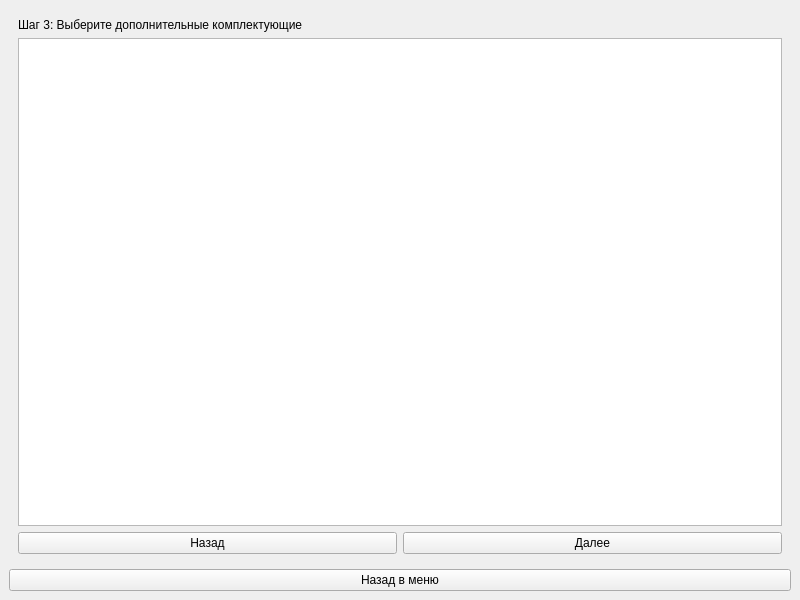
<?xml version="1.0" encoding="UTF-8"?>
<ui version="4.0">
 <class>OrderWindow</class>
 <widget class="QMainWindow" name="OrderWindow">
  <property name="geometry">
   <rect>
    <x>0</x>
    <y>0</y>
    <width>800</width>
    <height>600</height>
   </rect>
  </property>
  <property name="windowTitle">
   <string>Заказ окна</string>
  </property>
  <widget class="QWidget" name="centralwidget">
   <layout class="QVBoxLayout" name="mainLayout">
    <item>
     <widget class="QStackedWidget" name="stackedWidget">
      <property name="currentIndex">
       <number>2</number>
      </property>
      <widget class="QWidget" name="pageMaterial">
       <layout class="QVBoxLayout" name="materialLayout">
        <item>
         <widget class="QLabel" name="labelStep1">
          <property name="text">
           <string>Шаг 1: Выберите материал и производителя</string>
          </property>
         </widget>
        </item>
        <item>
         <widget class="QLabel" name="labelMaterial">
          <property name="text">
           <string>Материал:</string>
          </property>
         </widget>
        </item>
        <item>
         <widget class="QComboBox" name="comboMaterial"/>
        </item>
        <item>
         <widget class="QLabel" name="labelManufacturer">
          <property name="text">
           <string>Производитель:</string>
          </property>
         </widget>
        </item>
        <item>
         <widget class="QComboBox" name="comboManufacturer"/>
        </item>
        <item>
         <widget class="QLabel" name="labelSashes">
          <property name="text">
           <string>Количество створок:</string>
          </property>
         </widget>
        </item>
        <item>
         <widget class="QSpinBox" name="spinSashes">
          <property name="minimum">
           <number>1</number>
          </property>
          <property name="maximum">
           <number>5</number>
          </property>
         </widget>
        </item>
        <item>
         <widget class="QPushButton" name="btnNext1">
          <property name="text">
           <string>Далее</string>
          </property>
         </widget>
        </item>
       </layout>
      </widget>
      <widget class="QWidget" name="pageDimensions">
       <layout class="QVBoxLayout" name="dimensionsLayout">
        <item>
         <widget class="QLabel" name="labelStep2">
          <property name="text">
           <string>Шаг 2: Укажите размеры окна (в см)</string>
          </property>
         </widget>
        </item>
        <item>
         <layout class="QHBoxLayout" name="dimensionsInput">
          <item>
           <widget class="QLabel" name="labelWidth">
            <property name="text">
             <string>Ширина:</string>
            </property>
           </widget>
          </item>
          <item>
           <widget class="QDoubleSpinBox" name="spinWidth"/>
          </item>
          <item>
           <widget class="QLabel" name="labelHeight">
            <property name="text">
             <string>Высота:</string>
            </property>
           </widget>
          </item>
          <item>
           <widget class="QDoubleSpinBox" name="spinHeight"/>
          </item>
         </layout>
        </item>
        <item>
         <layout class="QHBoxLayout" name="navButtons1">
          <item>
           <widget class="QPushButton" name="btnBack2">
            <property name="text">
             <string>Назад</string>
            </property>
           </widget>
          </item>
          <item>
           <widget class="QPushButton" name="btnNext2">
            <property name="text">
             <string>Далее</string>
            </property>
           </widget>
          </item>
         </layout>
        </item>
       </layout>
      </widget>
      <widget class="QWidget" name="pageAccessories">
       <layout class="QVBoxLayout" name="accessoriesLayout">
        <item>
         <widget class="QLabel" name="labelStep3">
          <property name="text">
           <string>Шаг 3: Выберите дополнительные комплектующие</string>
          </property>
         </widget>
        </item>
        <item>
         <widget class="QTableView" name="tableView"/>
        </item>
        <item>
         <layout class="QHBoxLayout" name="navButtons2">
          <item>
           <widget class="QPushButton" name="btnBack3">
            <property name="text">
             <string>Назад</string>
            </property>
           </widget>
          </item>
          <item>
           <widget class="QPushButton" name="btnNext3">
            <property name="text">
             <string>Далее</string>
            </property>
           </widget>
          </item>
         </layout>
        </item>
       </layout>
      </widget>
      <widget class="QWidget" name="pageParams">
       <layout class="QVBoxLayout" name="paramsLayout">
        <item>
         <widget class="QLabel" name="labelStep4">
          <property name="text">
           <string>Шаг 4: Выберите дополнительные параметры</string>
          </property>
         </widget>
        </item>
        <item>
         <widget class="QListWidget" name="listParams"/>
        </item>
        <item>
         <widget class="QLabel" name="labelPrice">
          <property name="text">
           <string>Итоговая стоимость: 0 руб</string>
          </property>
         </widget>
        </item>
        <item>
         <layout class="QHBoxLayout" name="navButtons3">
          <item>
           <widget class="QPushButton" name="btnBack4">
            <property name="text">
             <string>Назад</string>
            </property>
           </widget>
          </item>
          <item>
           <widget class="QPushButton" name="btnFinish">
            <property name="text">
             <string>Завершить заказ</string>
            </property>
           </widget>
          </item>
         </layout>
        </item>
       </layout>
      </widget>
     </widget>
    </item>
    <item>
     <widget class="QPushButton" name="btnBack">
      <property name="text">
       <string>Назад в меню</string>
      </property>
     </widget>
    </item>
   </layout>
  </widget>
 </widget>
 <resources/>
 <connections/>
</ui>
